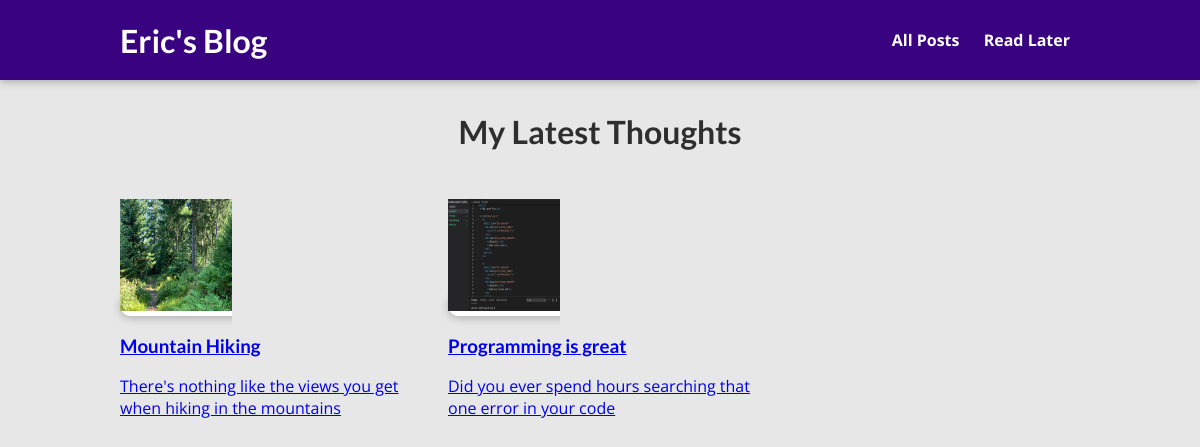
The page /posts on the database its author committed.
### blog/models.py (models this page shows, shortened)
class Post(models.Model):
    title = models.CharField(max_length=100)
    excerpt = models.CharField(max_length=500)
    image_name = models.CharField(max_length=100)
    date = models.DateField()
    slug = models.SlugField(default="",null=False,db_index=True)
    content = models.TextField(max_length=10000)
    caption = models.ManyToManyField(Tag)
    author = models.ForeignKey(Author, on_delete=models.CASCADE,related_name="posts")

### blog/views.py (the view)
# urls.py: path("posts", views.PostsView.as_view(),name="posts"),
class PostsView(ListView):
    template_name = "blog/posts.html"
    model = Post
    context_object_name = "posts"

### blog/templates/blog/posts.html (shortened to what this page needs)
{% extends "base.html"%}
{% load static %}
{%block css_files%}
  <link rel="stylesheet" href = "{%static "blog/all-posts.css"%}">
{%endblock%}
{%block content%}
<header id="main-navigation">
  <h1><a href="{% url "index" %}">Eric's Blog</a></h1>
  <nav>
    <a href="{% url "posts" %}" style="margin:10px;">All Posts</a>
    <a href="{% url "read-later" %}" style="margin:10px;">Read Later</a>
  </nav>
</header>
<section id="all-posts">
  <h2>My Latest Thoughts</h2>
  <ul>
  {%for post in posts%}
    <li>
      <article class="post">
        <a href = "{% url "post" post.slug %}">
          <img src="{% static "blog/images/"|add:post.image_name %}" alt ="{post.name}"/>
          <div class="post_content">
            <h3>
              {{post.title}}
            </h3>
            <p>{{post.excerpt}}</p>
          </div>
        </a>
      </article>
    </li>
  {%endfor%}
  </ul>
</section>
{% endblock %}

### static/styles.css (style rules this page uses)
* { box-sizing: border-box; }
html { font-family: 'Open Sans', 'Lato', sans-serif; }
body { margin: 0; }
h1, h2, h3 { font-family: 'Lato', sans-serif; font-weight: bold; }
#main-navigation { width: 100%; height: 5rem; display: flex; justify-content: space-between; align-items: center; padding: 0 10%; position: absolute; top: 0; left: 0; }
#main-navigation a { text-decoration: none; color: white; font-weight: bold; }

### blog/static/blog/all-posts.css (style rules this page uses)
body { background-color: #e7e7e7; }
#main-navigation { background-color: #390281; box-shadow: 0 2px 8px rgba(0, 0, 0, 0.25); }
#all-posts { margin: 7rem auto; width: 90%; max-width: 60rem; }
#all-posts h2 { text-align: center; font-size: 2rem; color: #2e2e2e; margin: 3rem 0; }
ul { list-style: none; margin: 0; padding: 0; display: grid; grid-template-columns: repeat(auto-fill, minmax(17rem, 1fr)); gap: 1.5rem; }
.post img { width: 7rem; height: 7rem; }
.post a { height: 22rem; transform-origin: center; box-shadow: 0 2px 8px rgba(0, 0, 0, 0.25); border-radius: 12px; background-color: white; }

### rows shown on the page
Post: image_name (picture), title "Mountain Hiking", excerpt "There's nothing like the views you get when hiking in the mountains"
Post: image_name (picture), title "Programming is great", excerpt "Did you ever spend hours searching that one error in your code"
